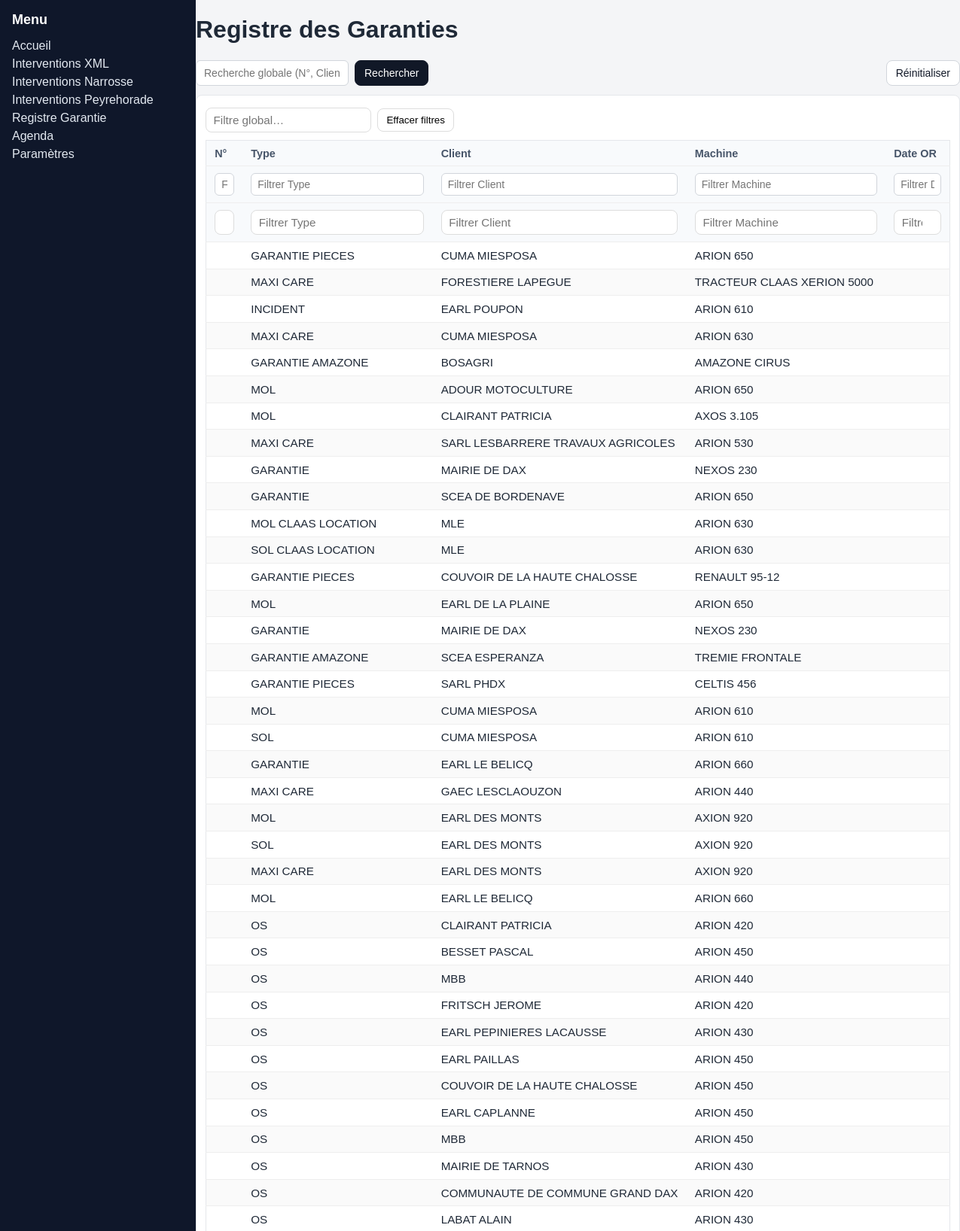
The page /garanties (upper part) on the database its author committed.
### tables this page shows
CREATE TABLE garanties (
    num_unique INTEGER PRIMARY KEY AUTOINCREMENT,
    NUM_DG INTEGER,
    NUM_OR NVARCHAR,
    Date NVARCHAR,
    Client VARCHAR,
    Machine VARCHAR,
    NUMERO_DE_SERIE VARCHAR,
    Organe VARCHAR,
    "Heures/Ha" NVARCHAR,
    "Type" VARCHAR,
    NUM_Recepice INTEGER,
    Echantillons_huiles VARCHAR,
    Pieces_Envoyes VARCHAR,
    Pieces_Demandes NVARCHAR,
    Pieces_Rembourses NVARCHAR,
    Pieces_Refuses NVARCHAR,
    MO_Demande NVARCHAR,
    MO_Rembourse NVARCHAR,
    MO_Refuse NVARCHAR,
    franchise NVARCHAR,
    Montant_non_rembourse NVARCHAR,
    date_paiement NVARCHAR,
    Emplacement VARCHAR,
    Date_rebus NVARCHAR,
    Colonne1 INTEGER,
    "Piéces_mise_au rebus" INTEGER,
    MOTIF_REFUS VARCHAR,
    REMBOUSEMENT_PARTIEL INTEGER,
    AUDIT INTEGER,
    Compte_rendu_audit NVARCHAR,
    Date_OR VARCHAR
);

### modules/routes/garanties.py (the view)
@router.get("/garanties")
def page_garanties(request: Request, q: Optional[str] = Query(None, description="Recherche globale")):
    with get_conn() as conn:
        conn.row_factory = sqlite3.Row
        sql = f'SELECT "{PK_COL}","{OR_COL}","Type","Client","Machine","Date_OR" FROM "{TABLE_NAME}"'
        params: List[Any] = []
        if q:
            like = f"%{q}%"
            sql += f' WHERE "{PK_COL}" LIKE ? OR "Client" LIKE ? OR "Machine" LIKE ? OR "Type" LIKE ? OR "Date_OR" LIKE ? OR "{OR_COL}" LIKE ?'
            params = [like, like, like, like, like, like]
        sql += f' ORDER BY CAST("{PK_COL}" AS INTEGER) DESC'
        rows = [dict(r) for r in conn.execute(sql, params).fetchall()]
        for r in rows:
            if isinstance(r.get("Date_OR"), str):
                r["Date_OR"] = _format_date_for_display(r["Date_OR"])
            r["__href__"] = f'/garanties/item/{r[PK_COL]}'
    return templates.TemplateResponse("garanties.html", {
        "request": request,
        "title": "Registre des Garanties",
        "q": q or "",
        "rows": rows,
        "prefill": {},
        "sort_col": PK_COL,
        "sort_dir": "desc",
        "filters": {},
    })

### modules/core/db.py (called while the page is built)
def get_db_path() -> str:
    return get_settings().sqlite_path()

def get_conn():
    conn = sqlite3.connect(get_db_path())
    conn.row_factory = None
    return conn

### modules/routes/garanties.py (called while the page is built)
def _try_parse_date(value: str) -> datetime | None:
    if not value:
        return None
    value = str(value).strip()
    for fmt in ("%Y-%m-%d","%Y-%m-%d %H:%M:%S","%d/%m/%Y","%d-%m-%Y","%d.%m.%Y","%Y/%m/%d","%Y.%m.%d","%d/%m/%y","%d-%m-%y","%Y%m%d"):
        try:
            return datetime.strptime(value, fmt)
        except Exception:
            pass
    return None

def _format_date_for_display(value: str) -> str:
    if not value:
        return ""
    dt = _try_parse_date(value)
    return dt.strftime("%d/%m/%Y") if dt else value

### templates/garanties.html (shortened to what this page needs)
{% extends "base.html" %}
{% block content %}
<h1>{{ title }}</h1>
<div class="controls" style="display:flex; gap:8px; align-items:center; margin:8px 0 12px;">
  <form method="get" action="/garanties" style="display:flex; gap:8px; align-items:center;">
    <input class="input" type="text" name="q" placeholder="Recherche globale (N°, Client, Machine, Type, Date OR)" value="{{ q or '' }}">
    <button class="btn" type="submit">Rechercher</button>
  </form>
  <a class="btn btn-secondary" href="/garanties">Réinitialiser</a>
</div>
<div class="card" style="padding:12px; margin-bottom:14px;">
  <div class="table-responsive">
    <table class="table" style="width:100%">
      <thead>
        {% macro sort_link(label, colname) -%}
          {%- set dir_cycle = 'asc' if sort_col != colname or sort_dir == 'desc' else 'desc' -%}
          <a href="?sort_col={{ colname | urlencode }}&sort_dir={{ dir_cycle }}{% if q %}&q={{ q | urlencode }}{% endif %}
          {% for c,v in filters.items() %}{% if v and c != colname %}&c_{{ c | replace(' ', '_') }}={{ v | urlencode }}{% endif %}{% endfor %}">
            {{ label }}
          </a>
        {%- endmacro %}
        <tr>
          <th style="width:90px">{{ sort_link('N°', 'N°') }}</th>
          <th style="width:140px">{{ sort_link('Type', 'Type') }}</th>
          <th>{{ sort_link('Client', 'Client') }}</th>
          <th>{{ sort_link('Machine', 'Machine') }}</th>
          <th style="width:140px">{{ sort_link('Date OR', 'Date OR') }}</th>
        </tr>
        <tr class="filters-row">
          <th>
            <form method="get" action="/garanties">
              <input type="text" name="c_N°" placeholder="Filtrer N°" value="{{ filters['N°'] }}">
            </form>
          </th>
          <th>
            <form method="get" action="/garanties">
              <input type="text" name="c_Type" placeholder="Filtrer Type" value="{{ filters['Type'] }}">
            </form>
          </th>
          <th>
            <form method="get" action="/garanties">
              <input type="text" name="c_Client" placeholder="Filtrer Client" value="{{ filters['Client'] }}">
            </form>
          </th>
          <th>
            <form method="get" action="/garanties">
              <input type="text" name="c_Machine" placeholder="Filtrer Machine" value="{{ filters['Machine'] }}">
            </form>
          </th>
          <th>
            <form method="get" action="/garanties">
              <input type="text" name="c_Date_OR" placeholder="Filtrer Date OR" value="{{ filters['Date OR'] }}">
            </form>
          </th>
        </tr>
      </thead>
      <tbody>
        {% for r in rows %}
          <tr class="click-row" onclick="location.href='{{ r.__href__ }}'">
            <td>{{ r["N°"] }}</td>
            <td>{{ r["Type"] }}</td>
            <td>{{ r["Client"] }}</td>
            <td>{{ r["Machine"] }}</td>
            <td>{{ r["Date OR"] }}</td>
          </tr>
        {% else %}
          <tr><td colspan="5"><em>Aucune garantie trouvée.</em></td></tr>
        {% endfor %}
      </tbody>
    </table>
  </div>
</div>
{% endblock %}

### static/styles.css (style rules this page uses)
* { box-sizing: border-box; }
html, body { height: 100%; }
body { margin: 0; font-family: Arial, Helvetica, sans-serif; background: #f4f5f7; color: #1f2937; }
.card { background: #fff; border: 1px solid #e5e7eb; border-radius: 8px; padding: 12px; box-shadow: 0 1px 2px rgba(0,0,0,.04); }
.input, input[type="text"], input[type="number"], input[type="date"], select, textarea { width: 100%; padding: 8px 10px; border: 1px solid #d1d5db; border-radius: 6px; background: #fff; font-size: 14px; }
.btn { display: inline-flex; align-items: center; justify-content: center; padding: 8px 12px; background: #111827; color: #fff; border: 1px solid #111827; border-radius: 8px; cursor: pointer; text-decoration: none; font-size: 14px; }
.btn-secondary { background: #fff; color: #111827; border-color: #d1d5db; }
.controls { display: flex; gap: 8px; align-items: center; flex-wrap: wrap; margin-bottom: 8px; }
.table { width: max(100%, 1200px); border-collapse: separate; border-spacing: 0; font-size: 14px; }
.table thead th { position: sticky; top: 0; background: #fff; z-index: 2; box-shadow: 0 1px 0 #e6e6e6; text-align: left; padding: 10px; white-space: nowrap; border-bottom: 1px solid #e5e7eb; }
.table thead th a { color: inherit; text-decoration: none; display: inline-flex; align-items: center; gap: 6px; }
.table tbody td { padding: 8px 10px; border-bottom: 1px solid #f1f5f9; vertical-align: top; white-space: nowrap; }
.table tbody tr:nth-child(even) { background: #fafafa; }
.filters-row th { background: #fbfbff; position: sticky; top: 42px; z-index: 1; }
.table { width:100%;border-collapse:collapse }
.table th,.table td { padding:8px 10px;border-bottom:1px solid #eee;text-align:left;vertical-align:top }
.table thead th { font-size:.9rem;color:#475569;background:#f9fafb;position:sticky;top:0 }
.input, .textarea, .select { width:100%; box-sizing:border-box; padding:10px 12px; }

### templates/garanties.html (style rules this page uses)
.table-responsive { overflow:auto; }
th a { text-decoration:none; color:inherit; }
.filters-row input { width:100%; box-sizing: border-box; padding:6px 8px; }
.click-row { cursor:pointer; }

### templates/base.html (style rules this page uses)
table.app-table { width:100%;border-collapse:collapse;border:1px solid #e5e7eb;font-size:.95rem }
table.app-table th,table.app-table td { padding:.55rem .7rem;border-bottom:1px solid #eee;vertical-align:top }
table.app-table thead th { background:#f8fafc;font-weight:600;text-align:left;white-space:nowrap;position:sticky;top:0;z-index:1 }

### rows shown on the page
garanties: Type "GARANTIE PIECES", Client "CUMA MIESPOSA", Machine "ARION 650"
garanties: Type "MAXI CARE", Client "FORESTIERE LAPEGUE", Machine "TRACTEUR CLAAS XERION 5000"
garanties: Type "INCIDENT", Client "EARL POUPON", Machine "ARION 610"
garanties: Type "MAXI CARE", Client "CUMA MIESPOSA", Machine "ARION 630"
garanties: Type "GARANTIE AMAZONE", Client "BOSAGRI", Machine "AMAZONE CIRUS"
garanties: Type "MOL", Client "ADOUR MOTOCULTURE", Machine "ARION 650"
garanties: Type "MOL", Client "CLAIRANT PATRICIA", Machine "AXOS 3.105"
garanties: Type "MAXI CARE", Client "SARL LESBARRERE TRAVAUX AGRICOLES", Machine "ARION 530"
garanties: Type "GARANTIE", Client "MAIRIE DE DAX", Machine "NEXOS 230"
garanties: Type "GARANTIE", Client "SCEA DE BORDENAVE", Machine "ARION 650"
garanties: Type "MOL CLAAS LOCATION", Client "MLE", Machine "ARION 630"
garanties: Type "SOL CLAAS LOCATION", Client "MLE", Machine "ARION 630"
garanties: Type "GARANTIE PIECES", Client "COUVOIR DE LA HAUTE CHALOSSE", Machine "RENAULT 95-12"
garanties: Type "MOL", Client "EARL DE LA PLAINE", Machine "ARION 650"
garanties: Type "GARANTIE", Client "MAIRIE DE DAX", Machine "NEXOS 230"
garanties: Type "GARANTIE AMAZONE", Client "SCEA ESPERANZA", Machine "TREMIE FRONTALE"
garanties: Type "GARANTIE PIECES", Client "SARL PHDX", Machine "CELTIS 456"
garanties: Type "MOL", Client "CUMA MIESPOSA", Machine "ARION 610"
garanties: Type "SOL", Client "CUMA MIESPOSA", Machine "ARION 610"
garanties: Type "GARANTIE", Client "EARL LE BELICQ", Machine "ARION 660"
garanties: Type "MAXI CARE", Client "GAEC LESCLAOUZON", Machine "ARION 440"
garanties: Type "MOL", Client "EARL DES MONTS", Machine "AXION 920"
garanties: Type "SOL", Client "EARL DES MONTS", Machine "AXION 920"
garanties: Type "MAXI CARE", Client "EARL DES MONTS", Machine "AXION 920"
garanties: Type "MOL", Client "EARL LE BELICQ", Machine "ARION 660"
garanties: Type "OS", Client "CLAIRANT PATRICIA", Machine "ARION 420"
garanties: Type "OS", Client "BESSET PASCAL", Machine "ARION 450"
garanties: Type "OS", Client "MBB", Machine "ARION 440"
garanties: Type "OS", Client "FRITSCH JEROME", Machine "ARION 420"
garanties: Type "OS", Client "EARL PEPINIERES LACAUSSE", Machine "ARION 430"
garanties: Type "OS", Client "EARL PAILLAS", Machine "ARION 450"
garanties: Type "OS", Client "COUVOIR DE LA HAUTE CHALOSSE", Machine "ARION 450"
garanties: Type "OS", Client "EARL CAPLANNE", Machine "ARION 450"
garanties: Type "OS", Client "MBB", Machine "ARION 450"
garanties: Type "OS", Client "MAIRIE DE TARNOS", Machine "ARION 430"
garanties: Type "OS", Client "COMMUNAUTE DE COMMUNE GRAND DAX", Machine "ARION 420"
garanties: Type "OS", Client "LABAT ALAIN", Machine "ARION 430"

### other values the page prints
{{ title }} "Registre des Garanties"
{{ label }} "N° Type Client Machine Date OR"
